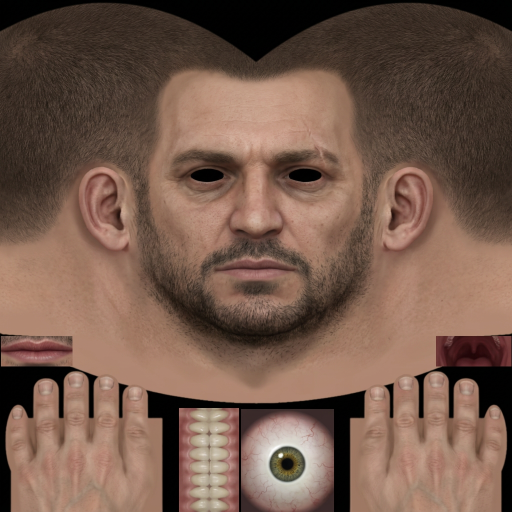
#> input picture textures_1024/01_head_diff_000_a_whi.png, 1024 x 1024 px (shown at 1/2 size); its folder holds only this picture in this run
$ python build_github_zip.py
#> lines starting #> are read from the running program, lines starting #| are printed output that depends on the picture
#!/usr/bin/env python3
"""Build the GitHub-friendly 50-face archive from the repository's source files.

Requires Pillow. The original 1024px PNGs stay in textures_1024/ in the repo;
the archive stores high-quality JPEG copies to remain below GitHub's file limit.
Run from any working directory: python scripts/build_github_zip.py
"""
import io
import json
from collections import Counter
from pathlib import Path
from zipfile import ZIP_DEFLATED, ZipFile

from PIL import Image, ImageDraw

ROOT = Path(__file__).resolve().parent.parent
OUTPUT = ROOT / '50_Faces_MTA_SA_GitHub.zip'


def main():
    sheet = Image.new('RGB', (1280, 2850), (17, 20, 25))
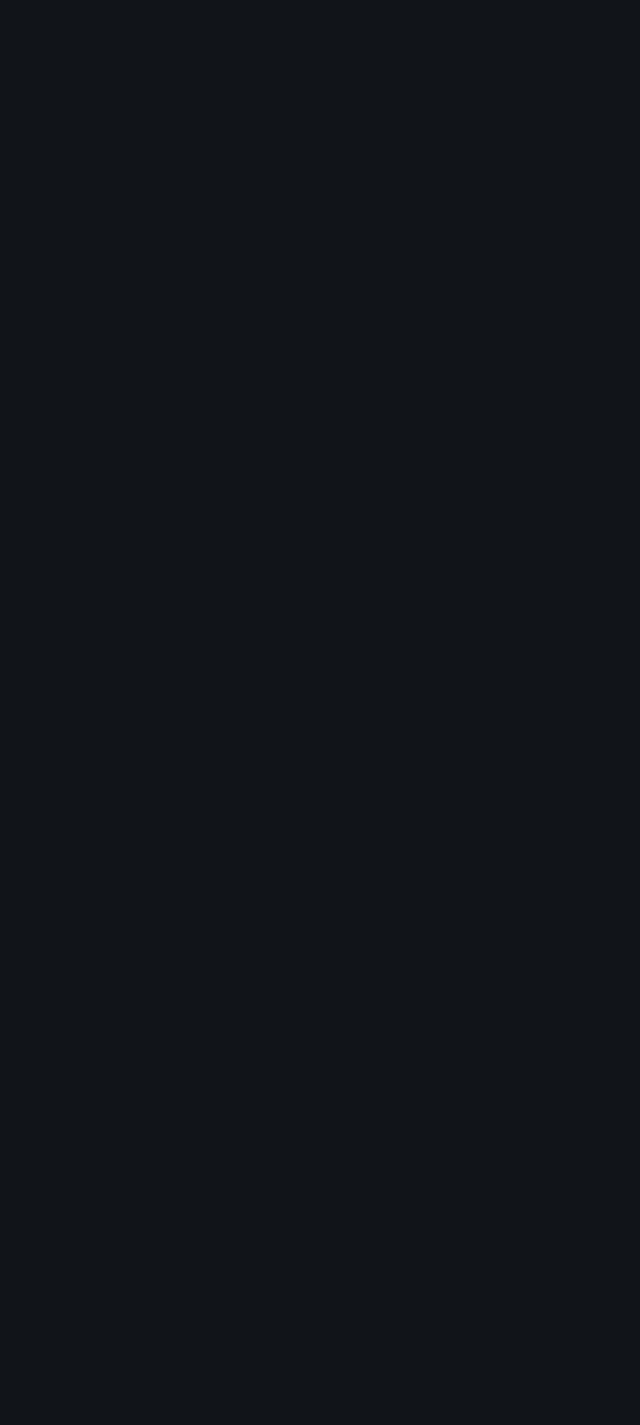
#> sheet: PIL image 1280x2850 RGB (shown at 1/2 size); mean R, G, B 17, 20, 25
    draw = ImageDraw.Draw(sheet)
    draw.text((12, 17), '50 FACE TEXTURES | OPEN EYES', fill='white')
    manifest = []
    with ZipFile(OUTPUT, 'w', ZIP_DEFLATED, compresslevel=4) as z:
        for i in range(1, 51):
            files = list((ROOT / 'textures_1024').glob(f'{i:02}_*.png'))
            if len(files) != 1:
                raise RuntimeError(f'Expected exactly one 1024px texture for #{i}: {files}')
            source = files[0]
            name = source.name
            jpeg_name = Path(name).with_suffix('.jpg').name
            with Image.open(source) as original:
#> original is the input picture: PIL image 1024x1024 RGB; mean R, G, B 116.8, 89.8, 75.9
                im = original.convert('RGB')
                if im.size != (1024, 1024):
                    raise ValueError(f'{source} is {im.size}, expected 1024x1024')
                buffer = io.BytesIO()
                im.save(buffer, 'JPEG', quality=95, subsampling=0, optimize=True)
                z.writestr(f'textures_1024_jpg/{jpeg_name}', buffer.getvalue())
                x, y = ((i - 1) % 5) * 256, 45 + ((i - 1) // 5) * 280
                sheet.paste(im.resize((256, 256), Image.Resampling.LANCZOS), (x, y))
                draw.text((x + 6, y + 258), f'#{i:02}', fill='white')
            names = {
                'textures_512': name,
                'dds_512': name.replace('.png', '.dds'),
                'normals_512': name.replace('head_diff', 'head_normal'),
                'specular_512': name.replace('head_diff', 'head_spec'),
            }
            paths = {'textures_1024_jpg': f'textures_1024_jpg/{jpeg_name}'}
            for folder, filename in names.items():
                p = ROOT / folder / filename
                if not p.is_file():
                    raise FileNotFoundError(p)
                arcname = f'{folder}/{filename}'
                z.write(p, arcname)
                paths[folder] = arcname
            manifest.append({'id': i, 'files': paths, 'source_type': 'edited variant of an earlier face' if 11 <= i <= 20 else 'AI generated'})
        for p in sorted((ROOT / 'templates').glob('*')):
            if p.is_file():
                z.write(p, p.relative_to(ROOT).as_posix())
        for name in ('README.md', 'metadata.json', 'server.py', 'web/index.html',
                     'scripts/build_uv_template.py', 'scripts/build_pack_pipeline.py',
                     'scripts/build_50_pack.py', 'scripts/build_github_zip.py'):
            z.write(ROOT / name, name)
        buffer = io.BytesIO()
        sheet.save(buffer, 'JPEG', quality=90)
        z.writestr('catalog_50.jpg', buffer.getvalue())
        z.writestr('manifest_50.json', json.dumps(manifest, ensure_ascii=False, indent=2))
        z.writestr('READ_ME_FIRST.txt', '''50 FACE TEXTURE PACK - MTA:SA / GTA IV\n\n50 sets, numbered 01-50. 512px diffuse textures are original PNGs, with DDS, derived normal and specular PNGs, templates and catalog. To fit GitHub's 100 MB file limit, the 1024px versions in this ZIP are JPEG quality 95, not lossless PNG. The original full-quality 1024px PNG files are available in the repository under textures_1024/.\n\nFaces 11-20 are edited variants of 01-10, not fully independent characters. Faces 21-30 were regenerated because the previous batch was unavailable.\n\nFor MTA:SA, import into your TXD and match texture names to the DFF material. These use a GTA IV-style UV layout; the DFF head needs matching UVs or must be remapped. Test on your model. These are textures, not a ready-made DFF or TXD. Normal/specular maps are approximations derived from the diffuse.\n\nThe original web studio and metadata.json cover only faces 01-20. manifest_50.json lists all 50.\n''')
    with ZipFile(OUTPUT) as z:
        bad = z.testzip()
        if bad:
            raise RuntimeError(f'Corrupt ZIP entry: {bad}')
        counts = Counter(n.split('/')[0] for n in z.namelist())
        for folder in ('textures_1024_jpg', 'textures_512', 'dds_512', 'normals_512', 'specular_512'):
            if counts[folder] != 50:
                raise RuntimeError(f'Expected 50 files in {folder}: {counts[folder]}')
        if OUTPUT.stat().st_size >= 100_000_000:
            raise RuntimeError('Archive exceeds GitHub 100 MB file limit')
        print('Verified', dict(counts), 'size MiB:', round(OUTPUT.stat().st_size / 1048576, 1))

if __name__ == '__main__':
#> (the run stopped early here; a loop or call above may not have finished)
